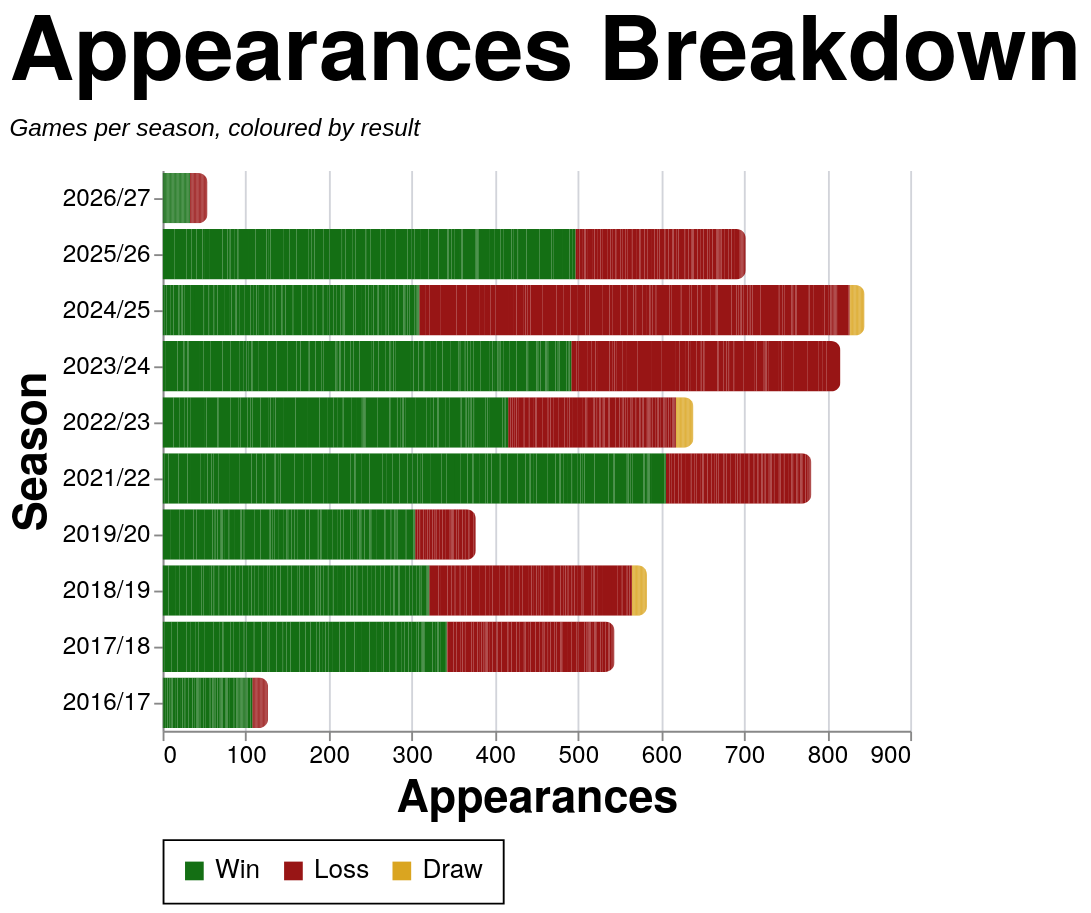

Write a Vega-Lite specification for this figure.
### Vega-Lite specification from a JSON file in a GitHub repository (floating-point values rounded to 4 significant figures; data arrays with more than 128 entries replaced by an {"elided": "..."} marker saying what was removed)
{"config": {"axis": {"labelFont": "PT Sans Narrow, Helvetica Neue, Helvetica, Arial, sans-serif", "titleFont": "PT Sans Narrow, Helvetica Neue, Helvetica, Arial, sans-serif", "labelFontSize": 13, "titleFontSize": 24, "gridColor": "#202947", "gridOpacity": 0.2, "zindex": 1}, "text": {"font": "Lato, sans-serif"}, "bar": {"cornerRadiusEnd": 5}, "header": {"labelFont": "PT Sans Narrow, Helvetica Neue, Helvetica, Arial, sans-serif", "titleFont": "PT Sans Narrow, Helvetica Neue, Helvetica, Arial, sans-serif", "labelFontSize": 24, "titleFontSize": 28, "labelFontWeight": "bold", "orient": "left"}, "legend": {"labelFont": "PT Sans Narrow, Helvetica Neue, Helvetica, Arial, sans-serif", "titleFont": "PT Sans Narrow, Helvetica Neue, Helvetica, Arial, sans-serif", "labelFontSize": 14, "titleFontSize": 16, "titlePadding": 5, "fillColor": "white", "strokeColor": "black", "padding": 10, "titleFontWeight": "lighter", "titleFontStyle": "italic", "titleColor": "gray", "offset": 10}, "title": {"font": "PT Sans Narrow, Helvetica Neue, Helvetica, Arial, sans-serif", "fontSize": 48, "fontWeight": "bold", "anchor": "start", "align": "center", "titlePadding": 20, "subtitlePadding": 10, "subtitleFontSize": 13, "subtitleColor": "", "subtitleFontStyle": "italic", "offset": 15, "color": "black"}, "axisX": {"labelAngle": 0}, "facet": {"title": null, "header": null, "align": {"row": "each", "column": "each"}, "spacing": 10}, "resolve": {"scale": {"y": "independent", "facet": "independent"}}, "background": "transparent", "scale": {"offsetBandPaddingOuter": 0.2, "offsetBandPaddingInner": 0.1}, "view": {"stroke": null, "background": "transparent"}}, "data": {"name": "data-34c91e7b3465744d0c7ad8e2a5fcfe1e"}, "mark": {"type": "bar"}, "encoding": {"color": {"field": "color_value", "legend": {"orient": "bottom", "title": null}, "scale": {"domain": ["Win", "Loss", "Draw"], "range": ["#146f14", "#981515", "goldenrod"]}, "sort": {"field": "sum(apps)", "op": "sum", "order": "descending"}, "type": "nominal"}, "tooltip": [{"field": "player", "title": "Player", "type": "nominal"}, {"field": "season", "title": "Season", "type": "nominal"}, {"field": "color_value", "title": "Group", "type": "nominal"}, {"aggregate": "sum", "field": "apps", "title": "Appearances", "type": "quantitative"}], "x": {"aggregate": "sum", "field": "apps", "title": "Appearances", "type": "quantitative"}, "y": {"field": "season", "sort": {"field": "season_sort", "op": "max", "order": "descending"}, "title": "Season", "type": "nominal"}}, "height": {"step": 30}, "title": {"text": "Appearances Breakdown", "subtitle": "Games per season, coloured by result"}, "width": 400, "$schema": "https://vega.github.io/schema/vega-lite/v5.20.1.json", "datasets": {"data-34c91e7b3465744d0c7ad8e2a5fcfe1e": {"elided": "2562 records"}}}
